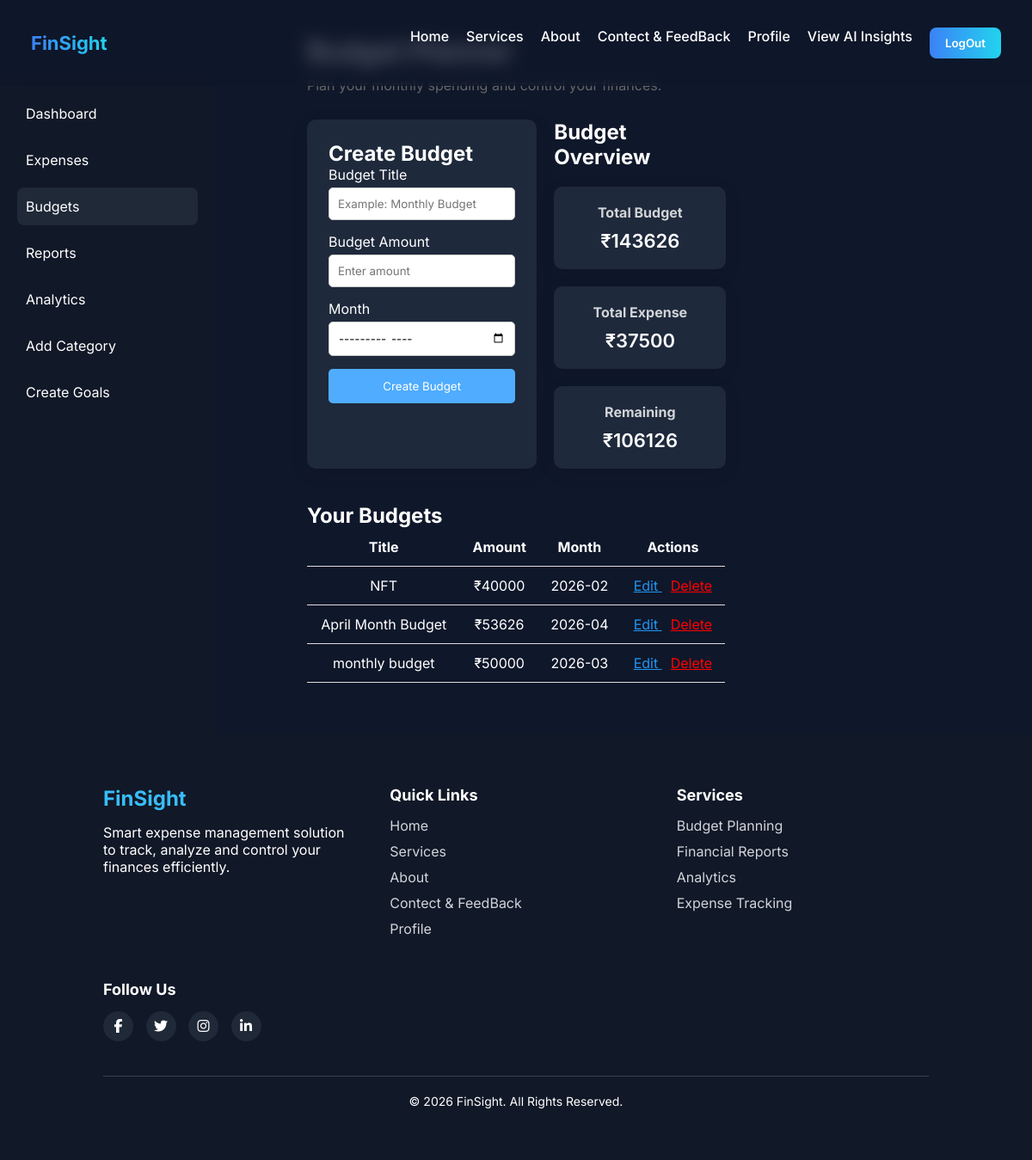
The page /budget_page/ (signed in) on the database its author committed.
### app1/models.py (models this page shows, shortened)
class Budget(models.Model):
    user_id = models.ForeignKey(reg_users, on_delete=models.CASCADE)
    title = models.CharField(max_length=100)
    amount = models.IntegerField()
    month = models.CharField(max_length=7)

### app1/views.py (the view)
# urls.py: path('budget_page/', views.budget_page, name='budget_page'),
def budget_page(request):
    if 'login' in request.session:
        user_id = request.session.get('user_id')
        budgets = Budget.objects.filter(user_id=user_id)
        expenses = Expense.objects.filter(user_id=user_id)
        total_budget = sum(b.amount for b in budgets)
        categories = Category.objects.filter(user=user_id)
        total_budget = budgets.aggregate(Sum('amount'))['amount__sum'] or 0
        total_expense = expenses.aggregate(Sum('amount'))['amount__sum'] or 0
        remaining = total_budget - total_expense
        context = {
            "budgets": budgets,
            "total_budget": total_budget,
            "total_expense": total_expense,
            "remaining": remaining,
            "categories": categories,
            'login':True
        }
        return render(request,"budget.html",context)
    else:
        return render(request, 'index.html',{'loged_out':'you have to login first'})

### app1/templates/budget.html (shortened to what this page needs)
{% extends "dashboard.html" %}
{% load static %}
{% block budget %}
<link rel="stylesheet" href="{% static 'css/budget.css' %}">
<div class="budget-container">
<h1>Budget Planner</h1>
<p class="subtitle">
Plan your monthly spending and control your finances.
</p>
<div class="budget-wrapper">
<div class="budget-form">
<h2>Create Budget</h2>
<form method="POST" action="{% url 'add_budget' %}" onsubmit="return validateBudget()">
<div class="input-group">
<label>Budget Title</label>
<input type="text" id="title" name="title" placeholder="Example: Monthly Budget" required>
</div>
<div class="input-group">
<label>Budget Amount</label>
<input type="number" id="amount" name="amount" placeholder="Enter amount" required>
</div>
<div class="input-group">
<label>Month</label>
<input type="month" id="month" name="month" required>
</div>
<button type="submit" class="create-btn">
Create Budget
</button>
</form>
</div>
<div class="budget-summary">
<h2>Budget Overview</h2>
<div class="card">
<h3>Total Budget</h3>
<p>₹{{total_budget}}</p>
</div>
<div class="card">
<h3>Total Expense</h3>
<p>₹{{total_expense}}</p>
</div>
<div class="card">
<h3>Remaining</h3>
<p>₹{{remaining}}</p>
</div>
</div>
</div>
<div class="budget-table">
<h2>Your Budgets</h2>
<table>
<thead>
<tr>
<th>Title</th>
<th>Amount</th>
<th>Month</th>
<th>Actions</th>
</tr>
</thead>
<tbody>
{% for budget in budgets %}
<tr>
<td>{{budget.title}}</td>
<td>₹{{budget.amount}}</td>
<td>{{budget.month}}</td>
<td>
<a href="{% url 'edit_budget' budget.id %}" class="edit">
Edit
</a>
<a href="{% url 'delete_budget' budget.id %}" onclick="return confirmDelete()" class="delete">
Delete
</a>
</td>
</tr>
{% endfor %}
</tbody>
</table>
</div>
</div>
{% endblock budget %}

### app1/static/css/style_index.css (style rules this page uses)
* { margin:0; padding:0; box-sizing:border-box; font-family:'Inter',sans-serif; }
body { background: linear-gradient(rgba(15,23,42,0.85), rgba(15,23,42,0.85)), url('https://images.unsplash.com/photo-1554224155-8d04cb21cd6c?q=80&w=2000&auto=format&fit=crop'); background-size:cover; background-position:center; background-attachment:fixed; color:white; scroll-behavior:smooth; min-height:100vh; display:flex; flex-direction:column; }

### app1/static/css/style_dashboard.css (style rules this page uses)
* { margin:0; padding:0; box-sizing:border-box; font-family:'Inter',sans-serif; }
body { display:flex; background:#0f172a; color:white; }
.card { background:#1e293b; padding:20px; border-radius:16px; box-shadow:0 10px 30px rgba(0,0,0,0.4); }
.card h3 { margin-bottom:10px; font-size:16px; opacity:0.8; }
.card p { font-size:22px; font-weight:600; }

### app1/static/css/budget.css (style rules this page uses)
.budget-container { padding:40px; margin-top: 100px; margin-left: 250px; }
h1 { font-size:32px; margin-bottom:10px; }
p,h3 { color: white; }
.subtitle { color:#666; margin-bottom:30px; }
.budget-wrapper { display:flex; gap:40px; flex-wrap:wrap; }
.budget-form { background:#1e293b; padding:25px; border-radius:10px; width:80%; box-shadow:0 5px 20px rgba(0,0,0,0.1); }
.input-group { margin-bottom:15px; }
.input-group label { display:block; margin-bottom:5px; }
.input-group input, .input-group select { width:100%; padding:10px; border-radius:5px; border:1px solid #ccc; }
.create-btn { width:100%; padding:12px; background:#4facfe; color:white; border:none; border-radius:5px; cursor:pointer; }
.budget-summary { display:flex; flex-direction:column; gap:20px; }
.card { background:#1e293b; padding:20px; border-radius:10px; width:200px; text-align:center; box-shadow:0 5px 20px rgba(0,0,0,0.1); }
.budget-table { margin-top:40px; }
table { width:100%; border-collapse:collapse; }
th,td { padding:12px; border-bottom:1px solid #ddd; text-align:center; }
.edit { color:#2196F3; margin-right:10px; }
.delete { color:red; }
@media (min-width: 993px) and (max-width: 1200px) { .budget-container { max-width: 95%; margin: auto; } }
@media (min-width: 993px) and (max-width: 1200px) { .budget-wrapper { gap: 20px; } }
@media (min-width: 993px) and (max-width: 1200px) { .budget-form { width: 55%; } }
@media (min-width: 993px) and (max-width: 1200px) { .budget-summary { width: 40%; } }
@media (min-width: 1200px) { .budget-container { max-width: 1100px; margin: auto; } }

### rows shown on the page
Budget: title "NFT", amount "40000", month "2026-02"
Budget: title "April Month Budget", amount "53626", month "2026-04"
Budget: title "monthly budget", amount "50000", month "2026-03"

### other values the page prints
{{ total_budget }} "143626"
{{ total_expense }} "37500"
{{ remaining }} "106126"
